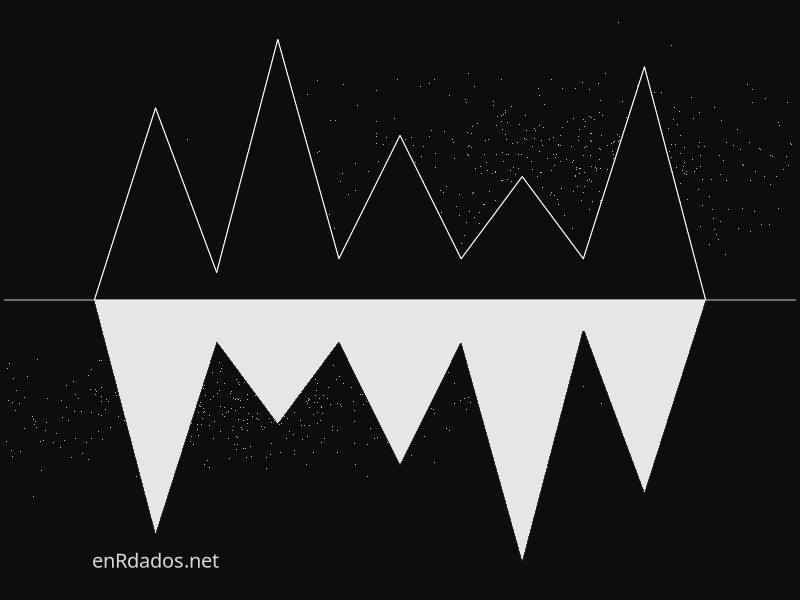

The R script that drew this image:
## ---- chunk 1
#funcion que genera una linea quebrada
sierra<-function(n=5){
    a<-as.integer(rnorm(n,12,3))# crestas altas
    a<-c(a,as.integer(rnorm(n,18,2))) #crestas bajas
    a<-abs(sample(a,n))
    
    b<-as.integer(rnorm(n-1,4,2)) # valles
    b<-abs(c(b,0))
    linea<-c(0, c(rbind(a,b))) # mezcla al tresbolillo  
    return(linea)
}

# funcion que pinta el logo estilo Waldenskeit
pinta_logo<-function(n=5,text="enRdados.net"){
  # ponemos el fondo negro
    par(bg=gray(0.05),oma=c(0.1,0.1,0.1,0.1),mar=c(0.1,0.1,0.1,0.1))
    lin<-sierra(n)
    l_inv<- -rev(lin) # damos la vuelta al vector
    
    plot(lin, type="l",col=gray(0.95),axes=F,lwd=1,ylim=c(-20,20),xlim=c(0,n*2+2))
    # añado nebulosas
    xy<-data.frame(x=rnorm(500,n*2-1,2),y=rnorm(500,10,3))
    points(xy,col=gray(0.75),pch=".")
    xy<-data.frame(x=rnorm(400,3,2),y=rnorm(400,-8,2))
    points(xy,col=gray(0.75),pch=".")
    
    #linea horizonte
    abline(h=0,col="grey")
    #segments(1,0,11,0,col=gray(0.95))
    lines(l_inv,col=gray(0.35))
    #lines(l_inv, type= "h", col="blue")
    polygon(l_inv,col=gray(0.90), border=NA)
    polygon(lin,col=gray(0.05), border="white")
    # Texto
    text(2, -19, text,col=gray(0.85), family="Kalinga",cex = 1.2)
}

pinta_logo()

#par(mfrow=c(1,1))
#pinta_logo()
#pinta_logo()
#pinta_logo()
#pinta_logo()

